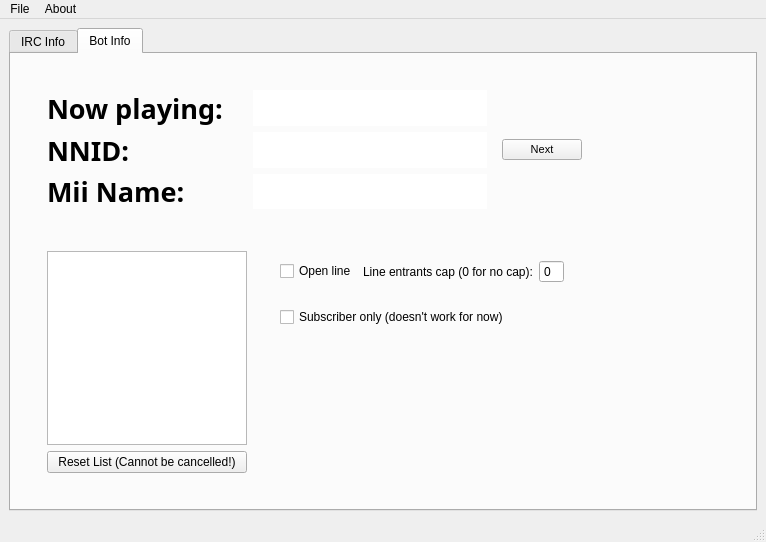
<?xml version="1.0" encoding="UTF-8"?>
<ui version="4.0">
 <class>MainWindow</class>
 <widget class="QMainWindow" name="MainWindow">
  <property name="geometry">
   <rect>
    <x>0</x>
    <y>0</y>
    <width>766</width>
    <height>538</height>
   </rect>
  </property>
  <property name="windowTitle">
   <string>Larbot - Simple Smash Bot</string>
  </property>
  <property name="styleSheet">
   <string notr="true">f</string>
  </property>
  <widget class="QWidget" name="centralwidget">
   <layout class="QHBoxLayout" name="horizontalLayout_8">
    <item>
     <widget class="QTabWidget" name="tabWidget">
      <property name="currentIndex">
       <number>1</number>
      </property>
      <widget class="QWidget" name="irc_info">
       <property name="toolTip">
        <string>&lt;html&gt;&lt;head/&gt;&lt;body&gt;&lt;p&gt;IRC Info&lt;/p&gt;&lt;/body&gt;&lt;/html&gt;</string>
       </property>
       <property name="whatsThis">
        <string>&lt;html&gt;&lt;head/&gt;&lt;body&gt;&lt;p&gt;IRC Info&lt;/p&gt;&lt;/body&gt;&lt;/html&gt;</string>
       </property>
       <attribute name="title">
        <string>IRC Info</string>
       </attribute>
       <layout class="QVBoxLayout" name="verticalLayout">
        <item>
         <spacer name="verticalSpacer_3">
          <property name="orientation">
           <enum>Qt::Vertical</enum>
          </property>
          <property name="sizeHint" stdset="0">
           <size>
            <width>20</width>
            <height>40</height>
           </size>
          </property>
         </spacer>
        </item>
        <item>
         <widget class="QWidget" name="widget" native="true">
          <layout class="QHBoxLayout" name="horizontalLayout">
           <item>
            <spacer name="horizontalSpacer_9">
             <property name="orientation">
              <enum>Qt::Horizontal</enum>
             </property>
             <property name="sizeHint" stdset="0">
              <size>
               <width>40</width>
               <height>20</height>
              </size>
             </property>
            </spacer>
           </item>
           <item>
            <widget class="QLabel" name="bot_name_label">
             <property name="text">
              <string>Bot Twitch Name</string>
             </property>
            </widget>
           </item>
           <item>
            <widget class="QLineEdit" name="bot_name_line_edit"/>
           </item>
           <item>
            <spacer name="horizontalSpacer">
             <property name="orientation">
              <enum>Qt::Horizontal</enum>
             </property>
             <property name="sizeHint" stdset="0">
              <size>
               <width>40</width>
               <height>20</height>
              </size>
             </property>
            </spacer>
           </item>
          </layout>
         </widget>
        </item>
        <item>
         <widget class="QWidget" name="widget_2" native="true">
          <layout class="QHBoxLayout" name="horizontalLayout_5">
           <item>
            <spacer name="horizontalSpacer_10">
             <property name="orientation">
              <enum>Qt::Horizontal</enum>
             </property>
             <property name="sizeHint" stdset="0">
              <size>
               <width>40</width>
               <height>20</height>
              </size>
             </property>
            </spacer>
           </item>
           <item>
            <widget class="QLabel" name="bot_oauth_label">
             <property name="text">
              <string>Bot Twitch OAuth Token</string>
             </property>
            </widget>
           </item>
           <item>
            <widget class="QToolButton" name="bot_oauth_help_button">
             <property name="text">
              <string>?</string>
             </property>
            </widget>
           </item>
           <item>
            <widget class="QLineEdit" name="bot_oauth_line_edit">
             <property name="minimumSize">
              <size>
               <width>300</width>
               <height>0</height>
              </size>
             </property>
             <property name="echoMode">
              <enum>QLineEdit::Password</enum>
             </property>
            </widget>
           </item>
           <item>
            <spacer name="horizontalSpacer_5">
             <property name="orientation">
              <enum>Qt::Horizontal</enum>
             </property>
             <property name="sizeHint" stdset="0">
              <size>
               <width>40</width>
               <height>20</height>
              </size>
             </property>
            </spacer>
           </item>
          </layout>
         </widget>
        </item>
        <item>
         <widget class="QWidget" name="widget_3" native="true">
          <layout class="QHBoxLayout" name="horizontalLayout_6">
           <item>
            <spacer name="horizontalSpacer_11">
             <property name="orientation">
              <enum>Qt::Horizontal</enum>
             </property>
             <property name="sizeHint" stdset="0">
              <size>
               <width>40</width>
               <height>20</height>
              </size>
             </property>
            </spacer>
           </item>
           <item>
            <widget class="QLabel" name="channel_label">
             <property name="text">
              <string>Channel to join</string>
             </property>
            </widget>
           </item>
           <item>
            <widget class="QLineEdit" name="channel_line_edit"/>
           </item>
           <item>
            <spacer name="horizontalSpacer_2">
             <property name="orientation">
              <enum>Qt::Horizontal</enum>
             </property>
             <property name="sizeHint" stdset="0">
              <size>
               <width>40</width>
               <height>20</height>
              </size>
             </property>
            </spacer>
           </item>
          </layout>
         </widget>
        </item>
        <item>
         <widget class="QWidget" name="widget_4" native="true">
          <layout class="QHBoxLayout" name="horizontalLayout_7">
           <item>
            <spacer name="horizontalSpacer_3">
             <property name="orientation">
              <enum>Qt::Horizontal</enum>
             </property>
             <property name="sizeHint" stdset="0">
              <size>
               <width>40</width>
               <height>20</height>
              </size>
             </property>
            </spacer>
           </item>
           <item>
            <widget class="QPushButton" name="connect_button">
             <property name="text">
              <string>Connect</string>
             </property>
            </widget>
           </item>
           <item>
            <spacer name="horizontalSpacer_4">
             <property name="orientation">
              <enum>Qt::Horizontal</enum>
             </property>
             <property name="sizeHint" stdset="0">
              <size>
               <width>40</width>
               <height>20</height>
              </size>
             </property>
            </spacer>
           </item>
          </layout>
         </widget>
        </item>
        <item>
         <spacer name="verticalSpacer">
          <property name="orientation">
           <enum>Qt::Vertical</enum>
          </property>
          <property name="sizeHint" stdset="0">
           <size>
            <width>20</width>
            <height>40</height>
           </size>
          </property>
         </spacer>
        </item>
       </layout>
      </widget>
      <widget class="QWidget" name="bot_info">
       <property name="sizePolicy">
        <sizepolicy hsizetype="Preferred" vsizetype="Fixed">
         <horstretch>0</horstretch>
         <verstretch>0</verstretch>
        </sizepolicy>
       </property>
       <attribute name="title">
        <string>Bot Info</string>
       </attribute>
       <layout class="QHBoxLayout" name="horizontalLayout_9">
        <item>
         <widget class="QWidget" name="widget_12" native="true">
          <layout class="QVBoxLayout" name="verticalLayout_7">
           <item>
            <widget class="QWidget" name="widget_5" native="true">
             <property name="sizePolicy">
              <sizepolicy hsizetype="Preferred" vsizetype="Preferred">
               <horstretch>0</horstretch>
               <verstretch>0</verstretch>
              </sizepolicy>
             </property>
             <property name="minimumSize">
              <size>
               <width>0</width>
               <height>155</height>
              </size>
             </property>
             <property name="maximumSize">
              <size>
               <width>16777215</width>
               <height>155</height>
              </size>
             </property>
             <property name="baseSize">
              <size>
               <width>0</width>
               <height>0</height>
              </size>
             </property>
             <property name="font">
              <font>
               <family>MS Shell Dlg 2</family>
               <pointsize>8</pointsize>
               <weight>50</weight>
               <bold>false</bold>
              </font>
             </property>
             <property name="styleSheet">
              <string notr="true"/>
             </property>
             <layout class="QHBoxLayout" name="horizontalLayout_4">
              <item>
               <widget class="QWidget" name="widget_7" native="true">
                <property name="minimumSize">
                 <size>
                  <width>200</width>
                  <height>0</height>
                 </size>
                </property>
                <property name="maximumSize">
                 <size>
                  <width>200</width>
                  <height>16777215</height>
                 </size>
                </property>
                <layout class="QVBoxLayout" name="verticalLayout_5">
                 <item>
                  <widget class="QLabel" name="label_2">
                   <property name="font">
                    <font>
                     <family>Myriad Pro</family>
                     <pointsize>20</pointsize>
                     <weight>75</weight>
                     <bold>true</bold>
                    </font>
                   </property>
                   <property name="text">
                    <string>Now playing:</string>
                   </property>
                   <property name="textFormat">
                    <enum>Qt::AutoText</enum>
                   </property>
                   <property name="scaledContents">
                    <bool>false</bool>
                   </property>
                   <property name="wordWrap">
                    <bool>false</bool>
                   </property>
                  </widget>
                 </item>
                 <item>
                  <widget class="QLabel" name="label">
                   <property name="font">
                    <font>
                     <family>Myriad Pro</family>
                     <pointsize>20</pointsize>
                     <weight>75</weight>
                     <bold>true</bold>
                    </font>
                   </property>
                   <property name="text">
                    <string>NNID:</string>
                   </property>
                   <property name="textFormat">
                    <enum>Qt::AutoText</enum>
                   </property>
                   <property name="scaledContents">
                    <bool>false</bool>
                   </property>
                   <property name="wordWrap">
                    <bool>false</bool>
                   </property>
                  </widget>
                 </item>
                 <item>
                  <widget class="QLabel" name="label_3">
                   <property name="font">
                    <font>
                     <family>Myriad Pro</family>
                     <pointsize>20</pointsize>
                     <weight>75</weight>
                     <bold>true</bold>
                    </font>
                   </property>
                   <property name="text">
                    <string>Mii Name:</string>
                   </property>
                   <property name="textFormat">
                    <enum>Qt::AutoText</enum>
                   </property>
                   <property name="scaledContents">
                    <bool>false</bool>
                   </property>
                   <property name="wordWrap">
                    <bool>false</bool>
                   </property>
                  </widget>
                 </item>
                </layout>
               </widget>
              </item>
              <item>
               <widget class="QWidget" name="widget_8" native="true">
                <layout class="QVBoxLayout" name="verticalLayout_4">
                 <item>
                  <widget class="QLineEdit" name="mii_name_line_edit">
                   <property name="font">
                    <font>
                     <family>Myriad Pro</family>
                     <pointsize>20</pointsize>
                     <weight>75</weight>
                     <bold>true</bold>
                    </font>
                   </property>
                   <property name="autoFillBackground">
                    <bool>false</bool>
                   </property>
                   <property name="frame">
                    <bool>false</bool>
                   </property>
                   <property name="readOnly">
                    <bool>true</bool>
                   </property>
                  </widget>
                 </item>
                 <item>
                  <widget class="QLineEdit" name="player_NNID_line_edit">
                   <property name="font">
                    <font>
                     <family>Myriad Pro</family>
                     <pointsize>20</pointsize>
                     <weight>75</weight>
                     <bold>true</bold>
                    </font>
                   </property>
                   <property name="autoFillBackground">
                    <bool>false</bool>
                   </property>
                   <property name="frame">
                    <bool>false</bool>
                   </property>
                   <property name="readOnly">
                    <bool>true</bool>
                   </property>
                  </widget>
                 </item>
                 <item>
                  <widget class="QLineEdit" name="player_name_line_edit">
                   <property name="font">
                    <font>
                     <family>Myriad Pro</family>
                     <pointsize>20</pointsize>
                     <weight>75</weight>
                     <bold>true</bold>
                    </font>
                   </property>
                   <property name="autoFillBackground">
                    <bool>false</bool>
                   </property>
                   <property name="frame">
                    <bool>false</bool>
                   </property>
                   <property name="readOnly">
                    <bool>true</bool>
                   </property>
                  </widget>
                 </item>
                </layout>
               </widget>
              </item>
              <item>
               <widget class="QPushButton" name="next_button">
                <property name="text">
                 <string>Next</string>
                </property>
               </widget>
              </item>
             </layout>
            </widget>
           </item>
           <item>
            <widget class="QWidget" name="widget_6" native="true">
             <property name="sizePolicy">
              <sizepolicy hsizetype="Preferred" vsizetype="Preferred">
               <horstretch>0</horstretch>
               <verstretch>0</verstretch>
              </sizepolicy>
             </property>
             <property name="baseSize">
              <size>
               <width>0</width>
               <height>0</height>
              </size>
             </property>
             <layout class="QHBoxLayout" name="horizontalLayout_2">
              <item>
               <widget class="QWidget" name="widget_13" native="true">
                <layout class="QVBoxLayout" name="verticalLayout_2">
                 <item>
                  <widget class="QListWidget" name="listWidget">
                   <property name="minimumSize">
                    <size>
                     <width>200</width>
                     <height>0</height>
                    </size>
                   </property>
                   <property name="maximumSize">
                    <size>
                     <width>200</width>
                     <height>16777215</height>
                    </size>
                   </property>
                   <property name="editTriggers">
                    <set>QAbstractItemView::NoEditTriggers</set>
                   </property>
                   <property name="alternatingRowColors">
                    <bool>true</bool>
                   </property>
                   <property name="selectionMode">
                    <enum>QAbstractItemView::NoSelection</enum>
                   </property>
                  </widget>
                 </item>
                 <item>
                  <widget class="QPushButton" name="reset_line_button">
                   <property name="text">
                    <string>Reset List (Cannot be cancelled!)</string>
                   </property>
                  </widget>
                 </item>
                </layout>
               </widget>
              </item>
              <item>
               <widget class="QWidget" name="widget_10" native="true">
                <layout class="QVBoxLayout" name="verticalLayout_6">
                 <item>
                  <widget class="QWidget" name="widget_9" native="true">
                   <layout class="QHBoxLayout" name="horizontalLayout_3">
                    <item>
                     <widget class="QCheckBox" name="open_line_checkbox">
                      <property name="text">
                       <string>Open line</string>
                      </property>
                     </widget>
                    </item>
                    <item>
                     <spacer name="horizontalSpacer_6">
                      <property name="orientation">
                       <enum>Qt::Horizontal</enum>
                      </property>
                      <property name="sizeHint" stdset="0">
                       <size>
                        <width>40</width>
                        <height>20</height>
                       </size>
                      </property>
                     </spacer>
                    </item>
                    <item>
                     <widget class="QLabel" name="label_4">
                      <property name="text">
                       <string>Line entrants cap (0 for no cap):</string>
                      </property>
                     </widget>
                    </item>
                    <item>
                     <widget class="QSpinBox" name="entrants_cap_spinbox">
                      <property name="buttonSymbols">
                       <enum>QAbstractSpinBox::NoButtons</enum>
                      </property>
                     </widget>
                    </item>
                   </layout>
                  </widget>
                 </item>
                 <item>
                  <widget class="QWidget" name="widget_11" native="true">
                   <layout class="QHBoxLayout" name="horizontalLayout_10">
                    <item>
                     <widget class="QCheckBox" name="subscriber_checkbox">
                      <property name="text">
                       <string>Subscriber only (doesn't work for now)</string>
                      </property>
                     </widget>
                    </item>
                    <item>
                     <spacer name="horizontalSpacer_8">
                      <property name="orientation">
                       <enum>Qt::Horizontal</enum>
                      </property>
                      <property name="sizeHint" stdset="0">
                       <size>
                        <width>40</width>
                        <height>20</height>
                       </size>
                      </property>
                     </spacer>
                    </item>
                   </layout>
                  </widget>
                 </item>
                 <item>
                  <spacer name="verticalSpacer_2">
                   <property name="orientation">
                    <enum>Qt::Vertical</enum>
                   </property>
                   <property name="sizeHint" stdset="0">
                    <size>
                     <width>20</width>
                     <height>40</height>
                    </size>
                   </property>
                  </spacer>
                 </item>
                </layout>
               </widget>
              </item>
             </layout>
            </widget>
           </item>
          </layout>
         </widget>
        </item>
        <item>
         <spacer name="horizontalSpacer_7">
          <property name="orientation">
           <enum>Qt::Horizontal</enum>
          </property>
          <property name="sizeHint" stdset="0">
           <size>
            <width>600</width>
            <height>20</height>
           </size>
          </property>
         </spacer>
        </item>
       </layout>
      </widget>
     </widget>
    </item>
   </layout>
  </widget>
  <widget class="QMenuBar" name="menubar">
   <property name="geometry">
    <rect>
     <x>0</x>
     <y>0</y>
     <width>766</width>
     <height>21</height>
    </rect>
   </property>
   <widget class="QMenu" name="menuFile">
    <property name="title">
     <string>File</string>
    </property>
    <addaction name="actionClose"/>
   </widget>
   <widget class="QMenu" name="menuAbout">
    <property name="title">
     <string>About</string>
    </property>
    <addaction name="actionAbout"/>
   </widget>
   <addaction name="menuFile"/>
   <addaction name="menuAbout"/>
  </widget>
  <widget class="QStatusBar" name="statusbar">
   <property name="focusPolicy">
    <enum>Qt::NoFocus</enum>
   </property>
   <property name="toolTip">
    <string/>
   </property>
   <property name="statusTip">
    <string>Not connected</string>
   </property>
   <property name="autoFillBackground">
    <bool>true</bool>
   </property>
  </widget>
  <action name="actionClose">
   <property name="text">
    <string>Close</string>
   </property>
  </action>
  <action name="actionAbout">
   <property name="text">
    <string>?</string>
   </property>
  </action>
  <action name="actionNoLogin">
   <property name="text">
    <string>NoLogin</string>
   </property>
   <property name="toolTip">
    <string>NoLogin</string>
   </property>
  </action>
 </widget>
 <resources/>
 <connections>
  <connection>
   <sender>actionClose</sender>
   <signal>triggered()</signal>
   <receiver>MainWindow</receiver>
   <slot>close()</slot>
   <hints>
    <hint type="sourcelabel">
     <x>-1</x>
     <y>-1</y>
    </hint>
    <hint type="destinationlabel">
     <x>382</x>
     <y>246</y>
    </hint>
   </hints>
  </connection>
 </connections>
</ui>
